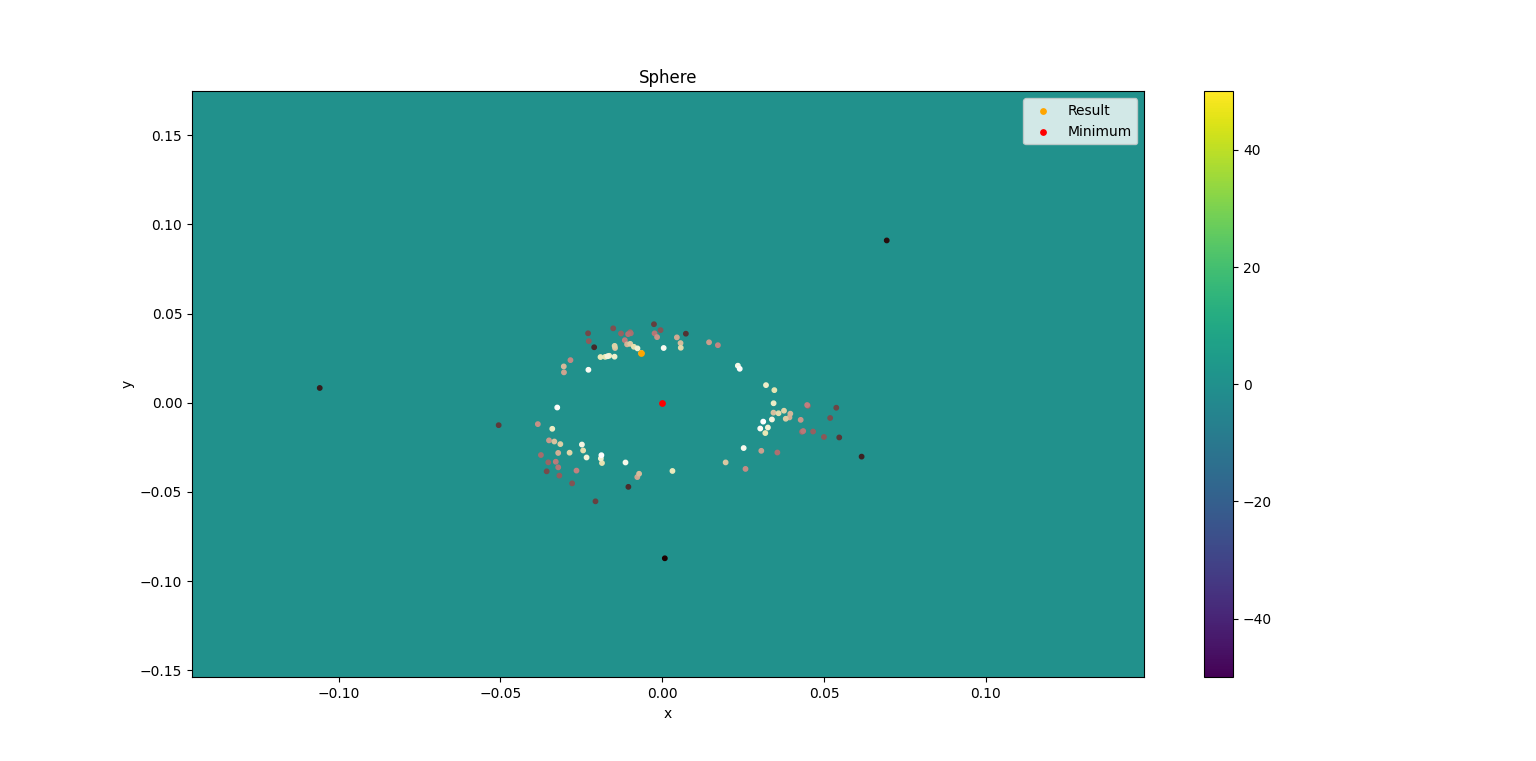

The script that drew this image:
import numpy as np
import matplotlib.pyplot as plt
from matplotlib import cm 
from bayes_opt import BayesianOptimization

def func(x, y):
    """
    returns the negative of the sphere function
    """
    return -(x**2+y**2)

# generate 2 2d grids for the x & y bounds
y, x = np.meshgrid(np.linspace(-5, 5, 200), np.linspace(-5, 5, 200))
#z as a function of x and y
z = x**2+y**2

pbounds = {'x': (-5, 5), 'y': (-5, 5)}


optimizer = BayesianOptimization(
    f=func,
    pbounds=pbounds,
    verbose=2, # verbose = 1 prints only when a maximum is observed, verbose = 0 is silent
    random_state=1,
)

init=100
iter=100

optimizer.maximize(
    init_points=init,
    n_iter=iter,
)

print(optimizer.max)

#get probed coordinates
xcoords=[]
ycoords=[]
for i, res in enumerate(optimizer.res):
    #print("Iteration {}: \n\t{}".format(i, res))
    xcoords.append(res['params']['x'])
    ycoords.append(res['params']['y'])

xcoords=np.array(xcoords)
xinit=xcoords[:init]
xiter=xcoords[init:]
ycoords=np.array(ycoords)
yinit=ycoords[:init]
yiter=ycoords[init:]

# x and y are bounds, so z should be the value *inside* those bounds.
# Therefore, remove the last value from the z array.
z = z[:-1, :-1]
z_min, z_max = -np.abs(z).max(), np.abs(z).max()

fig, ax = plt.subplots()

c = ax.pcolormesh(x, y, z, vmin=z_min, vmax=z_max)
ax.set_title('Sphere')
# set the limits of the plot to the limits of the data
ax.axis([x.min(), x.max(), y.min(), y.max()])
fig.colorbar(c, ax=ax)
markers=range(len(xiter))
#plt.scatter(xinit,yinit,s=10, color="black")
plt.scatter(xiter,yiter,s=10,c=markers,cmap="pink")
plt.scatter(optimizer.max["params"]["x"],optimizer.max["params"]["y"],color="orange", s=15,label="Result")
plt.scatter(0,0,color="red",label="Minimum",s=15)
plt.xlabel("x")
plt.ylabel("y")
plt.legend()
plt.show()
